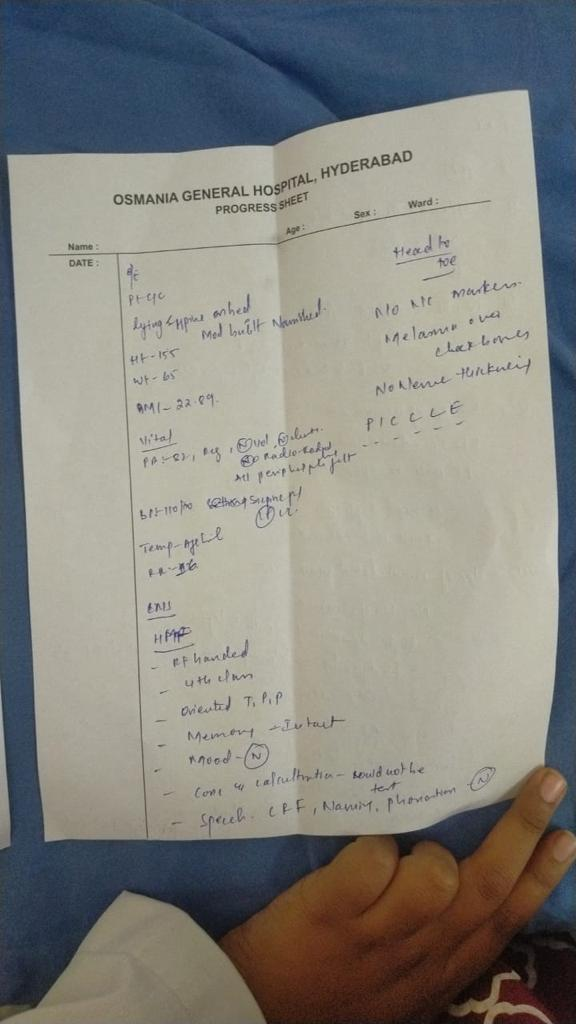
#> input picture Records/Arthritis/A_0005.jpeg, 576 x 1024 px, found by its file name
$ jupyter execute page_detection.ipynb   (shell and % lines are left out)
#> lines starting #> are read from the running program, lines starting #| are printed output that depends on the picture; after the words box and inside, x2 and y2 are one past the last pixel; in counts of white or black regions, pixels touching at a corner belong together
### Model Referred from: https://github.com/Breta01/handwriting-ocr/blob/master/notebooks/page_detection.ipynb

#### Import Libraries

[cell 1]
import numpy as np
import pandas as pd
import matplotlib.pyplot as plt
import cv2

plt.rcParams['figure.figsize'] = (9.0, 9.0)

#### Load Files

[cell 2]
#Load image without any modifications
file_name = "Records/Arthritis/A_0005.jpeg"
image = cv2.imread(filename=file_name)
#> image is the input picture: shape (1024, 576, 3); mean B, G, R 126.9, 132.8, 133.4
image = cv2.cvtColor(image, cv2.COLOR_BGR2RGB)
plt.imshow(image);

#### Convert to Potrait

[cell 3]
def convert_to_portrait(image):
    height, width, _ = image.shape

    if width > height:
        transposed_image = cv2.transpose(image)
        portrait_image = cv2.flip(transposed_image, 1)
        return portrait_image
    else:
        return image
f = "Records/backpain/BP_0001.jpg"
img = cv2.imread(f)
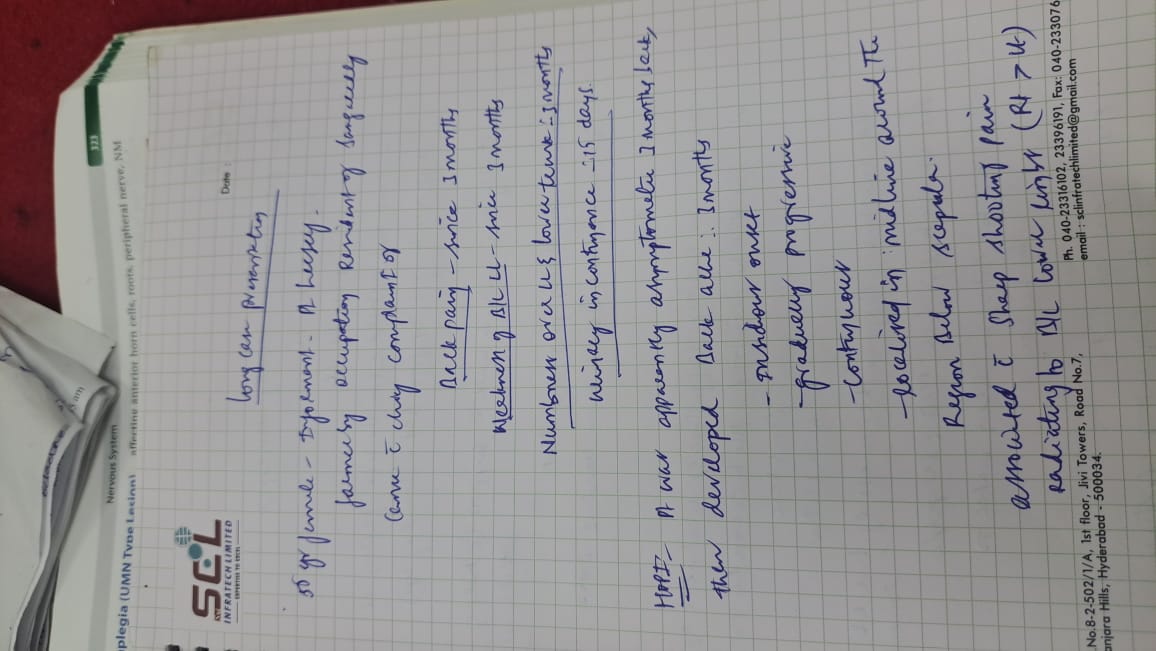
#> input picture Records/backpain/BP_0001.jpg, 1156 x 651 px, found by its file name
#> img is the input picture: shape (651, 1156, 3); mean B, G, R 148.6, 147.8, 149.8
img1 = convert_to_portrait(img)
#> in convert_to_portrait, `transposed_image = cv2.transpose(image)`:
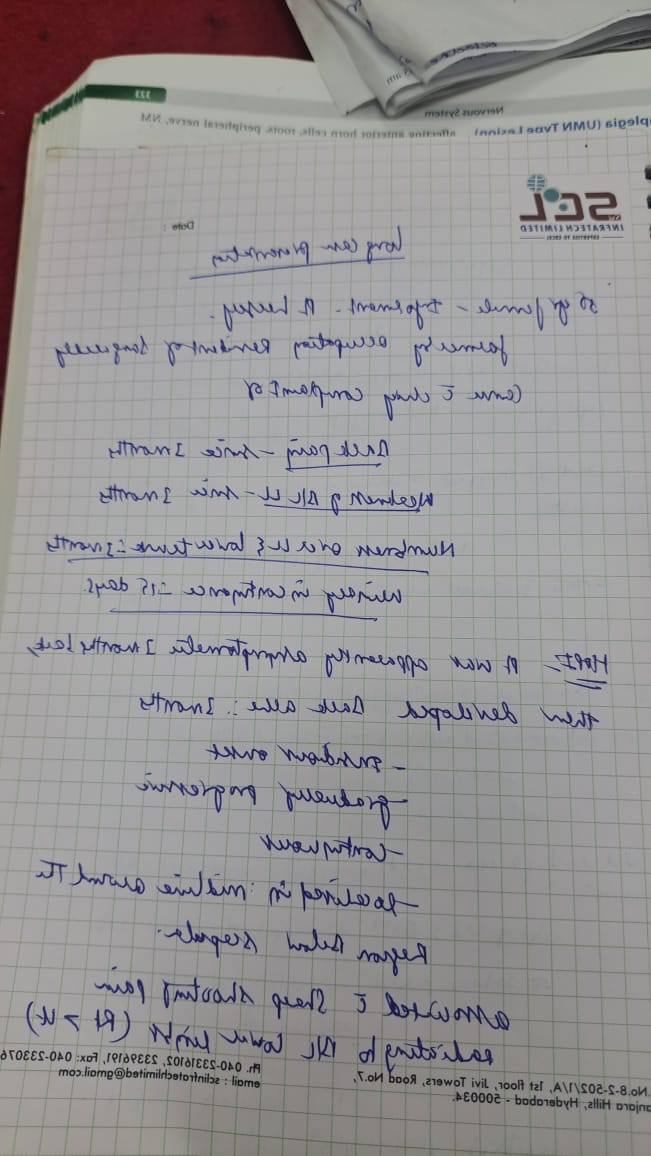
#> transposed_image: shape (1156, 651, 3); mean B, G, R 148.6, 147.8, 149.8
#> in convert_to_portrait, `portrait_image = cv2.flip(transposed_image, 1)`:
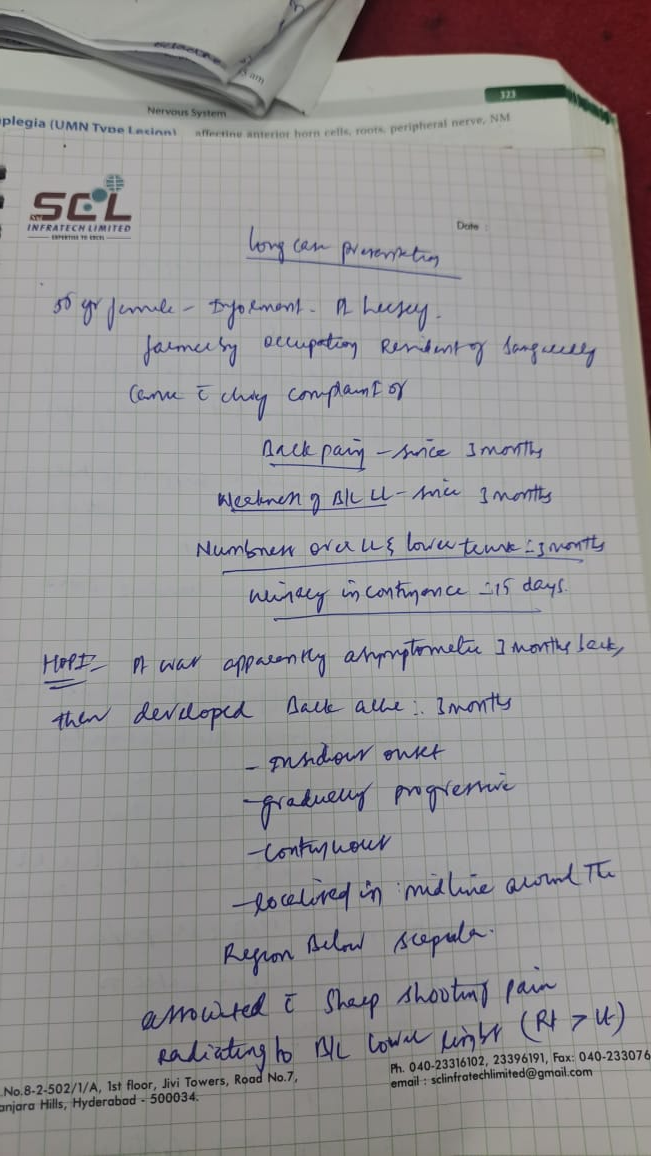
#> portrait_image: shape (1156, 651, 3); mean B, G, R 148.6, 147.8, 149.8
fig, axes = plt.subplots(1, 2, figsize=(12, 6))

axes[0].imshow(img)
axes[0].set_title('Original Image')

axes[1].imshow(img1)
axes[1].set_title('Converted to Portrait')

plt.tight_layout()
plt.show()
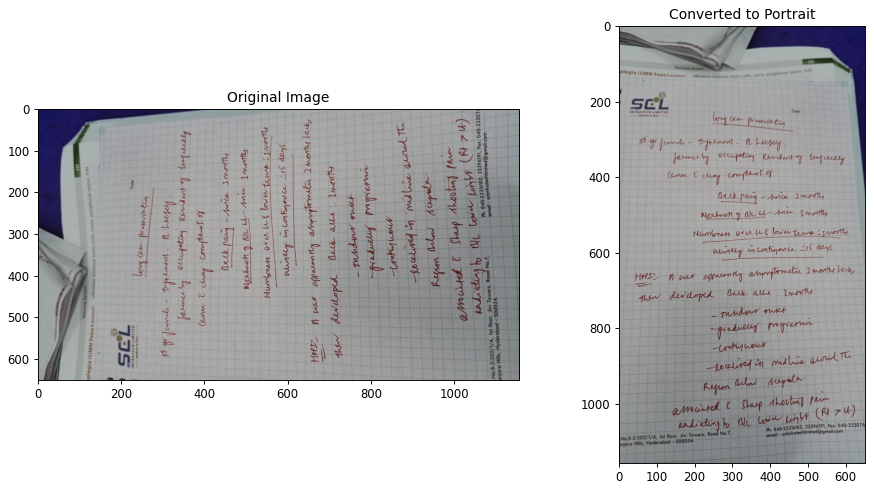
#> figure drawn by matplotlib, 2 panels; B, G, R data is drawn as R, G, B

#### Canny Edge Detection

[cell 4]
def resize_image(image,height=800):
    if (image.shape[0] > height):
        rat = height / image.shape[0]
        image_temp =cv2.resize(image, (int(rat * image.shape[1]), height))
    else:
        image_temp = image
    return image_temp
def edge_detection(image,mn=200,mx=250,height=800):
    image_temp = resize_image(image)
    image_gray = cv2.cvtColor(image_temp, cv2.COLOR_BGR2GRAY)

    image_blur = cv2.bilateralFilter(image_gray, 9, 75, 75)

    image_th = cv2.adaptiveThreshold(image_blur, 255, cv2.ADAPTIVE_THRESH_GAUSSIAN_C, cv2.THRESH_BINARY, 115, 4)
    #plt.imshow(image_th,cmap ='gray')

    image_med = cv2.medianBlur(image_th, 11)

    image_border = cv2.copyMakeBorder(image_med, 5, 5, 5, 5, cv2.BORDER_CONSTANT, value=[0, 0, 0])
    #plt.imshow(image_border, 'gray')

    return cv2.Canny(image_border, mn, mx)

#### Extract Contours

[cell 5]
def get_contour(image):
    binary_image = edge_detection(image)
#> in edge_detection, `image_gray = cv2.cvtColor(image_temp, cv2.COLOR_BGR2GRAY)`:
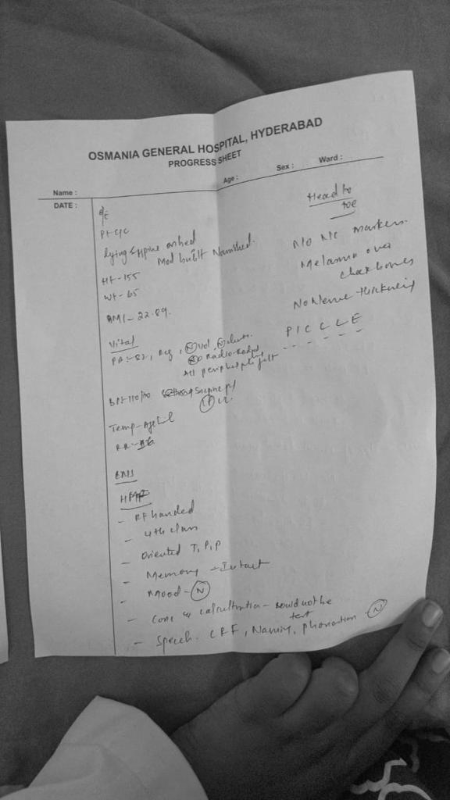
#> image_gray: shape (800, 450); min 5, max 206, mean 131
#> in edge_detection, `image_th = cv2.adaptiveThreshold(image_blur, 255, cv2.ADAPTIVE_THRESH_..`:
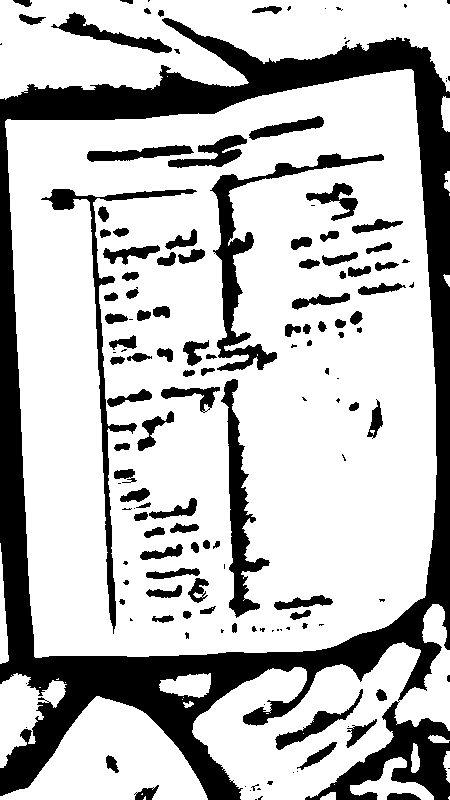
#> image_th: shape (800, 450); 73.9% white; 147 black regions (52 under 20 px), largest, box (x1, y1, x2, y2) and area: (0, 18, 450, 800) 62804, (210, 153, 384, 371) 4708, (41, 189, 197, 634) 3648
#> in edge_detection, `image_med = cv2.medianBlur(image_th, 11)`: image_med: shape (800, 450); 75.5% white; 88 black regions (9 under 20 px), largest, box (x1, y1, x2, y2) and area: (0, 19, 450, 800) 57955, (307, 705, 450, 800) 5244, (213, 175, 275, 371) 3719
#> in edge_detection, `image_border = cv2.copyMakeBorder(image_med, 5, 5, 5, 5, cv2.BORDER_CO..`: image_border: shape (810, 460); 72.9% white; 82 black regions (7 under 20 px), largest, box (x1, y1, x2, y2) and area: (0, 0, 460, 810) 76247, (218, 180, 280, 376) 3719, (233, 416, 271, 620) 3160
#> in edge_detection, `return cv2.Canny(image_border, mn, mx)`:
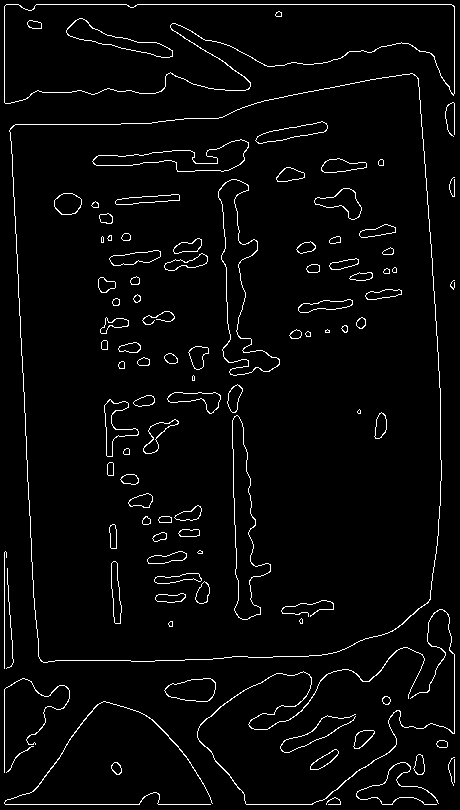
#> returned value: shape (810, 460); 3.3% white in thin lines or dots
    contours, hierarchy = cv2.findContours(binary_image, cv2.RETR_TREE, cv2.CHAIN_APPROX_SIMPLE)
    # print(len(contours))
    print(contours)
    contour_img = cv2.drawContours(resize_image(image),contours,-1,(0,255,0),thickness=2,lineType=cv2.LINE_AA)
    return contour_img

[cell 6]
plt.title('Image after plotting contours')
plt.imshow(get_contour(image));
#> in get_contour, `contours, hierarchy = cv2.findContours(binary_image, cv2.RETR_TREE, cv..`: contours = 182 contours, 31 with area under 20; largest, box (x1, y1, x2, y2) and area: (9, 73, 442, 663) 223635, (9, 73, 442, 663) 223604, (4, 4, 455, 104) 30926, (4, 4, 455, 104) 30850, (218, 179, 280, 376) 3771
#> (printed output is left out)

#### Connect Corners and remove Edges

[cell 7]
def four_corners_sort(pts):
    diff = np.diff(pts, axis=1)
    summ = pts.sum(axis=1)
    return np.array([pts[np.argmin(summ)],
                     pts[np.argmax(diff)],
                     pts[np.argmax(summ)],
                     pts[np.argmin(diff)]])


def contour_offset(cnt, offset):
    cnt += offset
    cnt[cnt < 0] = 0
    return cnt


def find_page_contours(edges, img):
    # Getting contours
    contours, hierarchy = cv2.findContours(edges, cv2.RETR_TREE, cv2.CHAIN_APPROX_SIMPLE)

    # Finding biggest rectangle otherwise return original corners
    height = edges.shape[0]
    width = edges.shape[1]
    MIN_COUNTOUR_AREA = height * width * 0.5
    MAX_COUNTOUR_AREA = (width - 10) * (height - 10)

    max_area = MIN_COUNTOUR_AREA
    page_contour = np.array([[0, 0],
                            [0, height-5],
                            [width-5, height-5],
                            [width-5, 0]])

    for cnt in contours:
        perimeter = cv2.arcLength(cnt, True)
        approx = cv2.approxPolyDP(cnt, 0.03 * perimeter, True)

        # Page has 4 corners and it is convex
        if (len(approx) == 4 and
                cv2.isContourConvex(approx) and
                max_area < cv2.contourArea(approx) < MAX_COUNTOUR_AREA):

            max_area = cv2.contourArea(approx)
            page_contour = approx[:, 0]

    # Sort corners and offset them
    page_contour = four_corners_sort(page_contour)
    return contour_offset(page_contour, (-5, -5))

[cell 8]
small = resize_image(image)
# Edge detection ()
edges_image = edge_detection(small, 200, 250)

# Close gaps between edges (double page clouse => rectangle kernel)
edges_image = cv2.morphologyEx(edges_image, cv2.MORPH_CLOSE, np.ones((5, 11)))
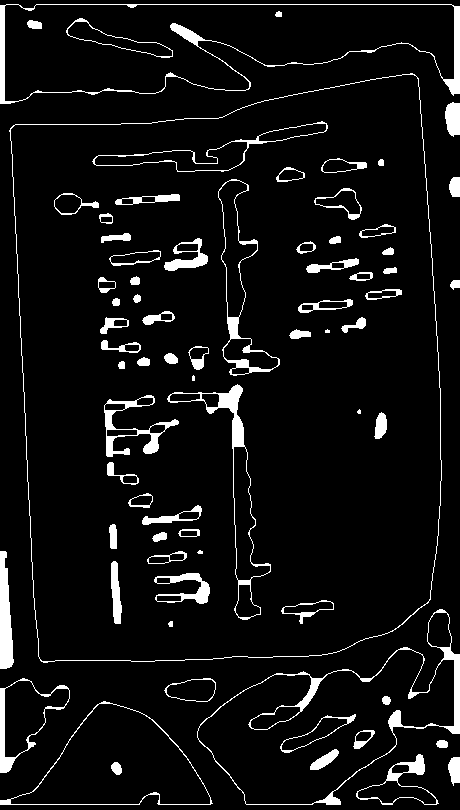
#> edges_image: shape (810, 460); 6.6% white; 73 white regions (4 under 20 px)

[cell 9]
page_contour = find_page_contours(edges_image, small)
#> in find_page_contours, `contours, hierarchy = cv2.findContours(edges, cv2.RETR_TREE, cv2.CHAIN..`: contours = 129 contours, 5 with area under 20; largest, box (x1, y1, x2, y2) and area: (9, 73, 442, 663) 223635, (10, 74, 442, 662) 223594, (0, 4, 460, 104) 32116, (4, 4, 455, 102) 30694, (197, 609, 460, 805) 25070
#> the loop in find_page_contours, `for cnt in contours:` made 129 passes
#> (perimeter, max_area, page_contour) on pass 27: (1932.4, 211111.5, [[414, 74], [10, 128], [41, 661], [430, 599]])
#> perimeter on passes 1, 2, 3, 4, 5, 8: 72.14, 291.7, 191.9, 48.14, 31.9, 35.8
#> after the loop in find_page_contours, `for cnt in contours:`: max_area = 211111.5
#> in four_corners_sort, `diff = np.diff(pts, axis=1)`: diff = [-340, 118, 620, 169]
#> in four_corners_sort, `summ = pts.sum(axis=1)`: summ = [488, 138, 702, 1029]
#> in find_page_contours, `page_contour = four_corners_sort(page_contour)`: page_contour = [[10, 128], [41, 661], [430, 599], [414, 74]]
#> in contour_offset, `cnt += offset`: cnt = [[5, 123], [36, 656], [425, 594], [409, 69]]
#> page_contour = [[5, 123], [36, 656], [425, 594], [409, 69]]
print("PAGE CONTOUR:")
print(page_contour)

# Recalculate to original scale
page_contour = page_contour.dot(image.shape[0]/small.shape[0])
#> page_contour = [[6.4, 157.4], [46.08, 839.7], [544, 760.3], [523.5, 88.32]]

#### Final Transform

[cell 10]
def persp_transform(img, s_points):
    """ Transform perspective from start points to target points """
    # Euclidean distance - calculate maximum height and width
    height = max(np.linalg.norm(s_points[0] - s_points[1]),
                 np.linalg.norm(s_points[2] - s_points[3]))
    width = max(np.linalg.norm(s_points[1] - s_points[2]),
                 np.linalg.norm(s_points[3] - s_points[0]))

    # Create target points
    t_points = np.array([[0, 0],
                        [0, height],
                        [width, height],
                        [width, 0]], np.float32)

    # getPerspectiveTransform() needs float32
    if s_points.dtype != np.float32:
        s_points = s_points.astype(np.float32)

    M = cv2.getPerspectiveTransform(s_points, t_points)
    return cv2.warpPerspective(img, M, (int(width), int(height)))


newImage = persp_transform(image, page_contour)
#> in persp_transform, `height = max(np.linalg.norm(s_points[0] - s_points[1]), np.linalg.norm..`: height = 683.4
#> in persp_transform, `width = max(np.linalg.norm(s_points[1] - s_points[2]), np.linalg.norm(..`: width = 521.7
#> in persp_transform, `t_points = np.array([[0, 0], [0, height], [width, height], [width, 0]]..`: t_points = [[0, 0], [0, 683.4], [521.7, 683.4], [521.7, 0]]
#> in persp_transform, `s_points = s_points.astype(np.float32)`: s_points has the same summary as page_contour outside persp_transform
#> in persp_transform, `M = cv2.getPerspectiveTransform(s_points, t_points)`: M = [[0.974, -0.0566, 2.68], [0.127, 0.95, -150.4], [-4.38e-05, -5.03e-05, 1]]
#> in persp_transform, `return cv2.warpPerspective(img, M, (int(width), int(height)))`:
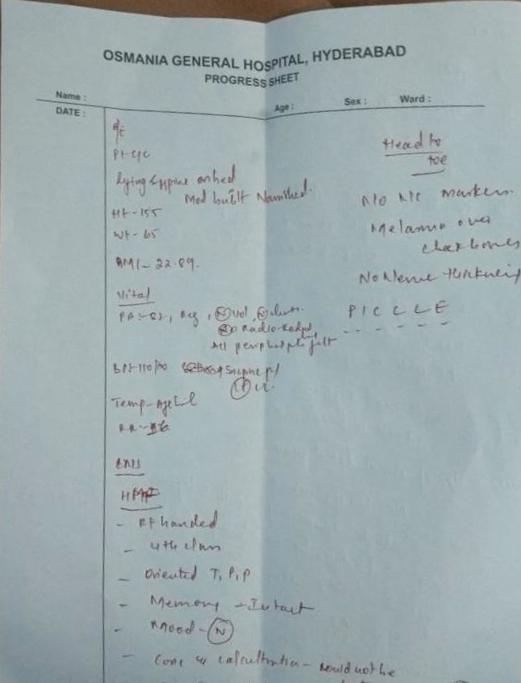
#> returned value: shape (683, 521, 3); mean of channels 0, 1, 2 173.9, 171.6, 157.9; drawn as B, G, R
plt.imshow(newImage);
